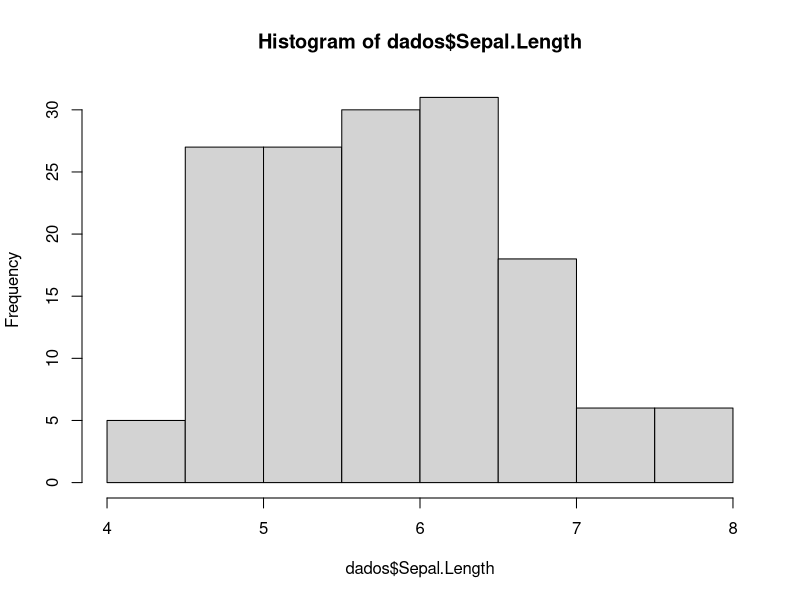
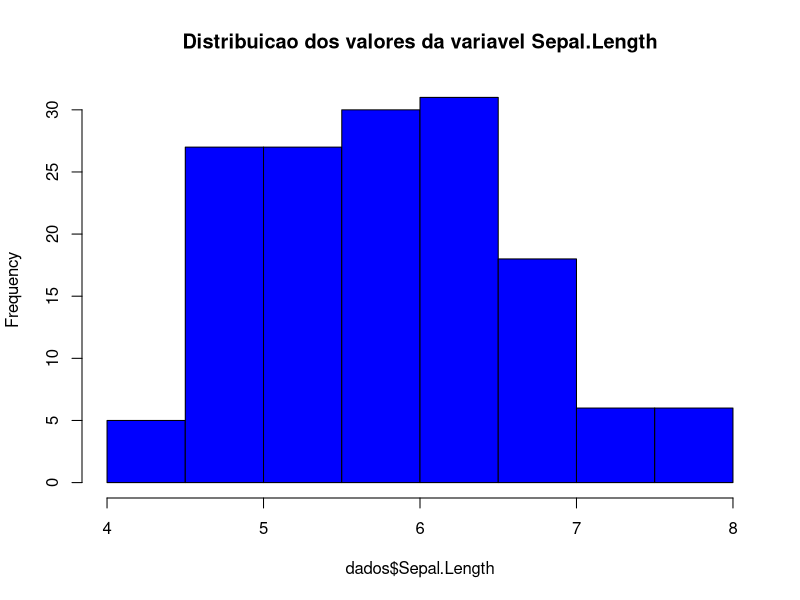
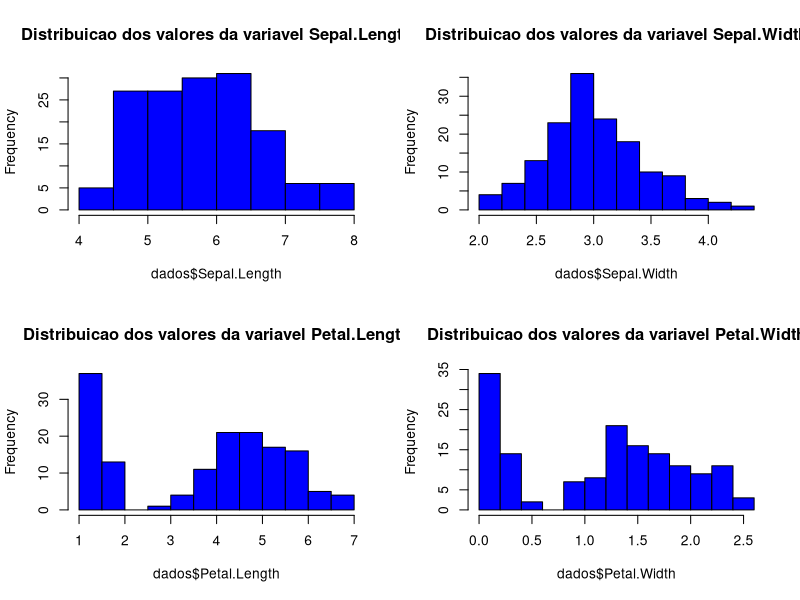
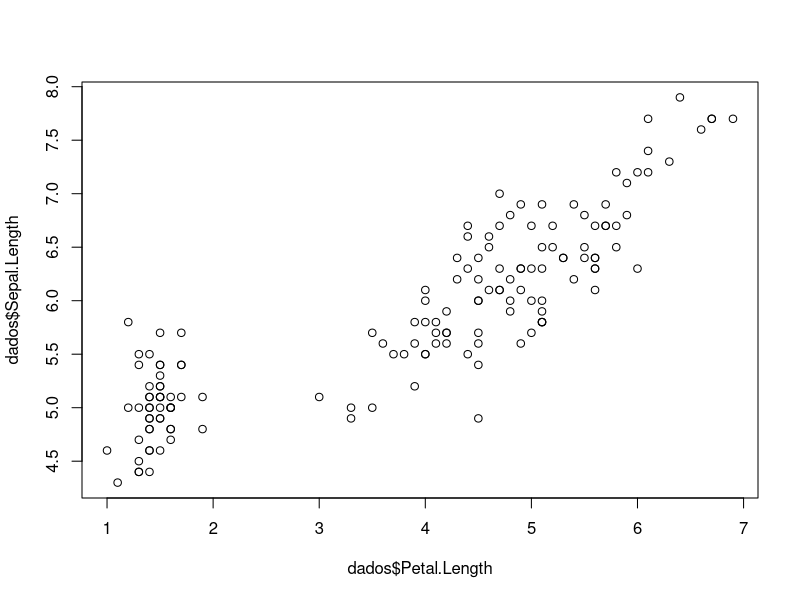
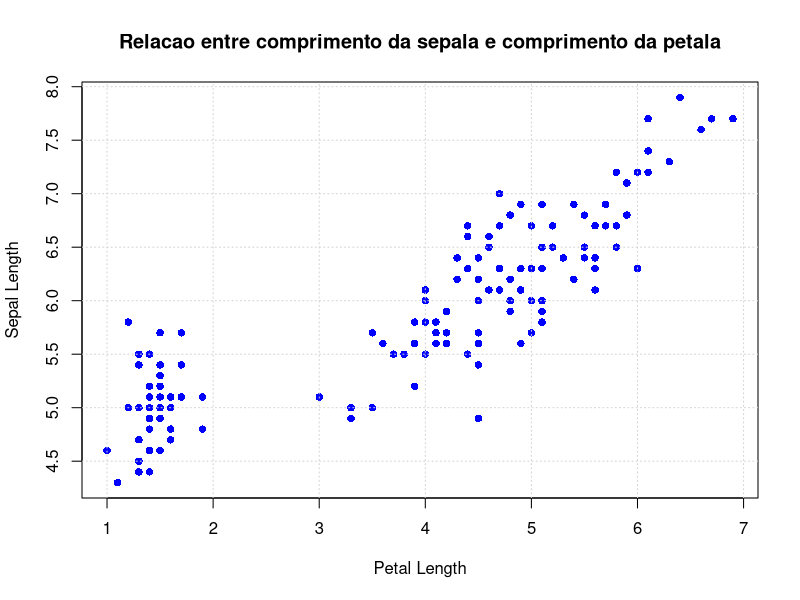
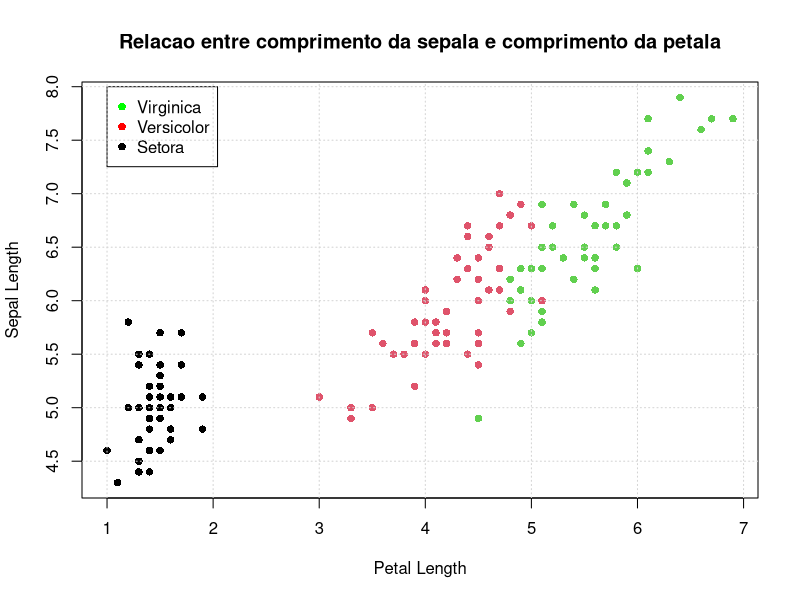
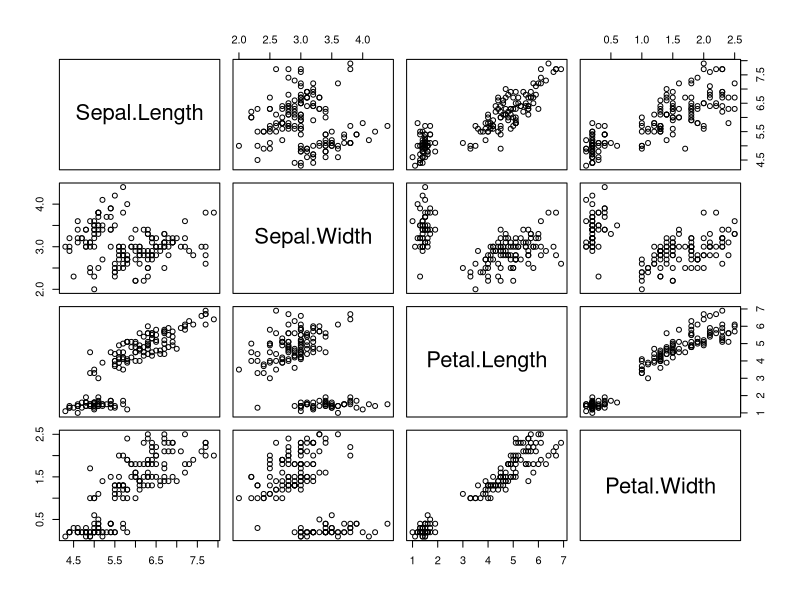
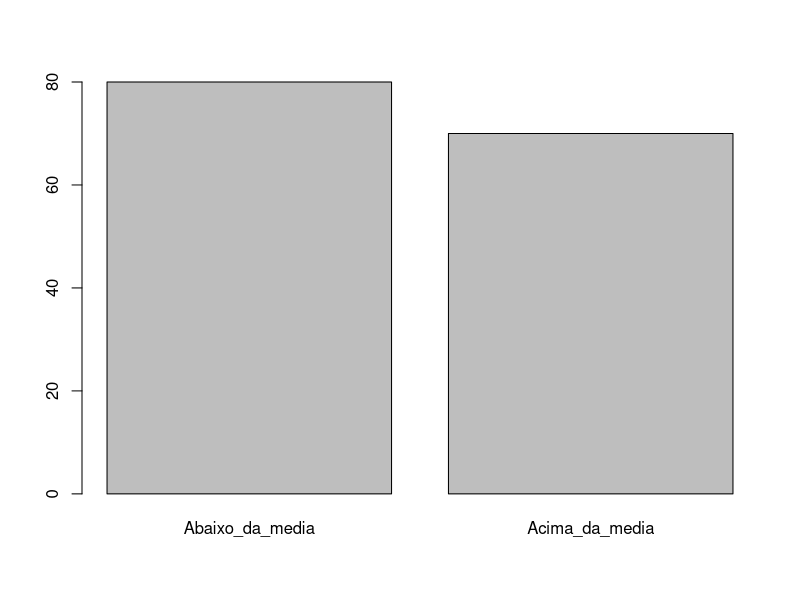

Write the R code that produced these figures, in order.

rm(list=ls(all=TRUE)) #Remove objetos da memória do R

#Armazena o conjunto de dados iris em um data frame com o nome dados
dados <- iris

#visualiza a media (mean) e outras estatisticas descritivas das variaveis
summary(dados)

#Visualiza desvio padrao (standard deviation) das variaveis
sd(dados$Sepal.Length)
sd(dados$Sepal.Width)
sd(dados$Petal.Length)
sd(dados$Petal.Width)

#Visualiza atraves de um histograma a distribuicao da variavel Sepal Length
hist(dados$Sepal.Length)

# Customizando o histograma
hist(dados$Sepal.Length,
col = 'blue',main = 'Distribuicao dos valores da variavel Sepal.Length')

#Visualiza o histograma das quatro variaveis numericas na mesma pagina
par(mfrow=c(2,2)) #Configura layout para posicionar os graficos em duas linhas e duas colunas
hist(dados$Sepal.Length,
 col = 'blue',
 main = 'Distribuicao dos valores da variavel Sepal.Length')
hist(dados$Sepal.Width,
 col = 'blue',
 main = 'Distribuicao dos valores da variavel Sepal.Width')
hist(dados$Petal.Length,
 col = 'blue',
 main = 'Distribuicao dos valores da variavel Petal.Length')
hist(dados$Petal.Width,
 col = 'blue',
 main = 'Distribuicao dos valores da variavel Petal.Width')
dev.off() #limpa os graficos e volta o layout para configuracao normal

#Visualiza relacao entre as variaveis sepal length e sepal width
plot(y = dados$Sepal.Length,
 x = dados$Petal.Length)
#Customiza o grafico
plot(y = dados$Sepal.Length,
 x = dados$Petal.Length,
 pch = 16,
 col = 'blue',
 xlab = 'Petal Length',
 ylab = 'Sepal Length',
 main = 'Relacao entre comprimento da sepala e comprimento da petala')
grid() #este comando adiciona linhas de grade ao grafico

#Colore o grafico por tipo de flor com o argumento col =
plot(col = dados$Species,
 y = dados$Sepal.Length,
 x = dados$Petal.Length,
 pch = 16,
 xlab = 'Petal Length',
 ylab = 'Sepal Length',
 main = 'Relacao entre comprimento da sepala e comprimento da petala')
 
 #adiciona legenda
legend(x=1,y=8,
 c("Virginica","Versicolor","Setora"),
 col=c("green","red",'black'),pch=c(16,16,16))
grid()

#calcula a correlacao entre Sepal.Length e Petal.Length
cor(dados$Sepal.Length, dados$Petal.Length)

#Gera matriz de correlacoes para visualizar a correlacao entre todas as variaveis
cor(dados[,-5]) #remove a coluna 5 pois corresponde a variavel resposta que e categorica

#Visualiza matriz de dispersoes
plot(dados[,-5])

#Cria uma nova variavel informando se a observacao esta acima ou abaixo da media da variavel Sepal.Length
	media <- mean(dados$Sepal.Length) #armazena a media em uma variavel
	variavel <- ifelse(dados$Sepal.Length > media,
		'Acima_da_media',
			'Abaixo_da_media')
	variavel <- factor(variavel) #converte nova variavel para factor
	plot(variavel) #grafico com a qtde abaixo e acima da media
	table(variavel) #visualiza a qtde abaixo e acima da media
